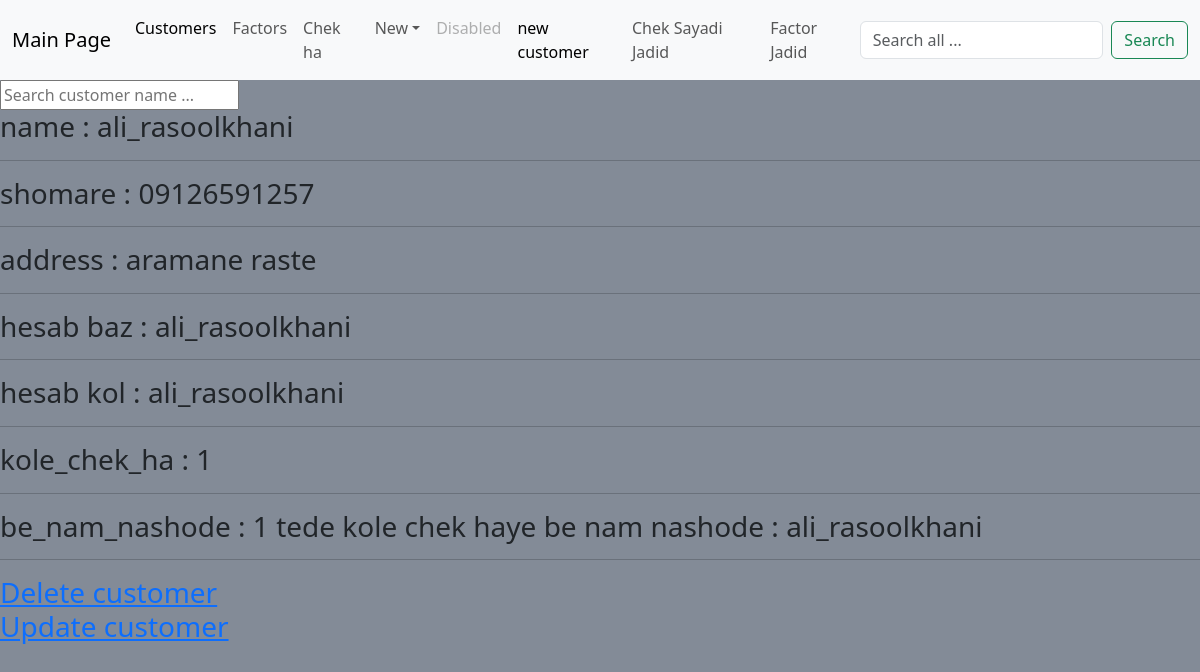
Screenshot of /customer/profile/1 with the database file from the repository.
### customer0/models.py (models this page shows, shortened)
class Moshtary(models.Model):
    name = models.CharField(max_length=50)
    kode_meli = models.CharField(max_length=16, blank =True, null = True)
    shomare = models.CharField(max_length=16)
    address = models.TextField()
    sagfe_etebar = models.CharField(max_length=16)
    class Meta:
        ordering = ['name', ]
        verbose_name_plural = "Moshtari_ha"

### customer0/views.py (the view)
# urls.py: path('profile/<int:pk>', views.customer_profile, name='profile'),
def customer_profile(request, pk):
    customer = get_object_or_404(Moshtary, id=pk)
    customer_cheks= Chek.objects.filter(tahvil_dahande = customer)
    chek_count= Chek.objects.filter(tahvil_dahande = customer).count()
    chek_be_nam_nashode= Chek.objects.filter(Q(tahvil_dahande = customer) &  (Q(ki_daryaft_kard__exact='') | Q(ki_daryaft_kard__isnull=True)))
    be_nam_nashode = chek_be_nam_nashode.count()
    content = {'customer':customer, 'chek_count':chek_count, 'be_nam_nashode':be_nam_nashode}
    return render(request, 'customer0/profile.html', content)

### customer0/templates/customer0/profile.html
{% extends 'main.html' %}
{% block content %}
<h3>
name : {{customer.name}}<hr>
shomare : {{customer.shomare}}<hr>
address : {{customer.address}}<hr>
hesab baz : {{customer.name}}<hr>
hesab kol : {{customer.name}}<hr>
kole_chek_ha  :  {{chek_count}} <hr>
be_nam_nashode  :  {{be_nam_nashode}}
tede kole chek haye be nam nashode : {{customer.name}}<hr>
</h3>
<h3>
<a href = "{% url 'customer:delete'  customer.id %}"> Delete customer </a> <br>
<a href="{% url 'customer:update' customer.id %}"> Update customer</a>
</h3>
{% endblock content %}

### rows the page displays
Moshtary: name "ali_rasoolkhani", shomare "09126591257", address "aramane raste"

### other values shown
{{ chek_count }} "1"
{{ be_nam_nashode }} "1"
